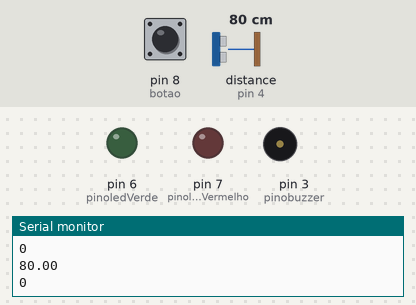
Recording of a sketch running on a simulated Arduino Uno, built with avr-gcc and run on an emulated ATmega328P. On the bench: output pins drawn as LEDs (lit = HIGH), buzzer (waves = sounding), the last lines printed to the serial monitor. The test bench sets the inputs (shaded band); at power-on: pin 8 (botao) LOW, distance to the obstacle (sensor on pin 4) 80 cm. The echo pulse lasts 58.3 µs per cm.

Above: at 1.2 s.
1.3 s: pin 8 (botao) pulled HIGH for 0.15 s
At 2.6 s:
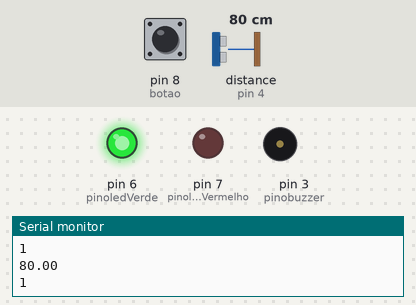
2.9 s: distance to the obstacle (sensor on pin 4) set to 10 cm
4.4 s: distance to the obstacle (sensor on pin 4) set to 7 cm
At 5.3 s:
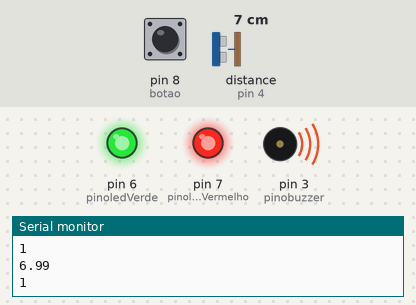
5.9 s: pin 8 (botao) pulled HIGH for 1 s
At 6.5 s:
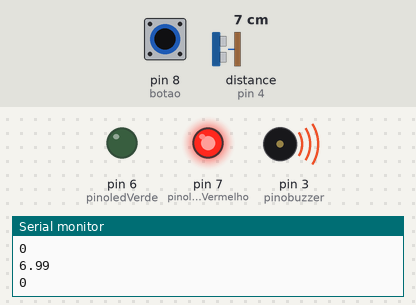
8.4 s: pin 8 (botao) pulled HIGH for 3.2 s
At 9.3 s:
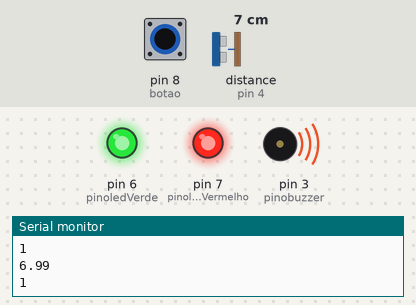
13.1 s: distance to the obstacle (sensor on pin 4) set to 9 cm
At 14.0 s:
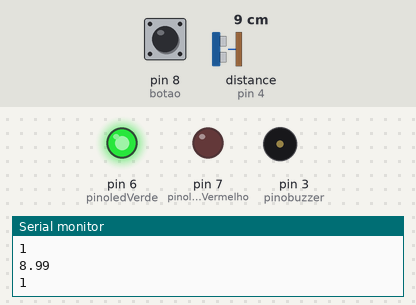
Timing chart, 0 to 15.6 s (numbered marks = the images above; inputs shaded):
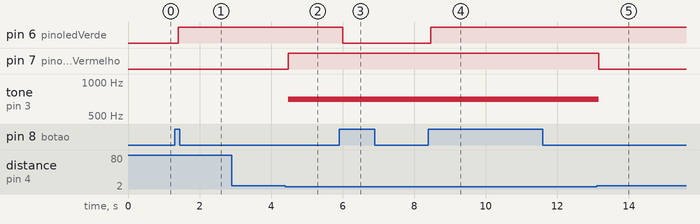

The sketch:

codigo_alarmeultrassonico.ino
```cpp
/* Projeto sugerido e elaborado pelos alunos em sala de aula
 * Desenvolvedores: Bruno Anken
                    Bruno de Paulo Giroto
                    Felipe Minatel
                    Luiz Eduardo Feraz Luz
                    Matheus Anatriello
 * Orientador: André Takeshi Endo
 * Criado em Outubro de 2015
 * UTFPR-CP
 * Calculo da distância pelo sensor Ultrassonico, e uso de LEDs e Buzzer para simular um alarme
*/


#include <Ultrasonic.h>//inclusão da biblioteca do sensor ultrassônico

#define pino_trigger 5 //Pino 5 envia o pulso para gerar o echo
#define pino_echo 4 //Pino 4 recebe o pulso do echo

Ultrasonic ultrasonic(pino_trigger, pino_echo);

int pinobuzzer = 3; //Pino 3 definido como o buzzer
int pinoledVerde = 6; //Pino 6 definido como o led verde
int pinoledVermelho = 7; //Pino 7 definido como o led vermelho
int botao = 8; //Pino 8 definido como o botao

int estadoBotao = 0; //Variável que controla o estado no botão
int var = 0;
int var2 = 0;


void setup()
{
    pinMode(pinobuzzer, OUTPUT); //Define os LEDs como saída
    pinMode(pinoledVermelho, OUTPUT);
    pinMode(pinoledVerde, OUTPUT);
    pinMode(botao, INPUT); //Define o botão como entrada
    Serial.begin(9600); //Inicia a porta serial
    var2 = 0; //Variáveis para controle do estado do botão
    var = 0;
}

void loop()
{
    float cmMsec, inMsec;
    long microsec = ultrasonic.timing();
    cmMsec = ultrasonic.convert(microsec, Ultrasonic::CM); //Faz a leitura do sensor ultrassônico
    var = digitalRead(botao); //Faz a leitura do botão
    Serial.println(cmMsec);
    Serial.println(estadoBotao);
    if ((var == HIGH) && (var2 == LOW))
    {
        estadoBotao = 1 - estadoBotao;
        delay(20);
    }
    var2 = var;


    if(estadoBotao== 1)
    {

        digitalWrite(pinoledVerde, HIGH);

        if (cmMsec<8.0) //Se a distância for menor que 8.0
        {
            tone(pinobuzzer,700); //Liga o buzzer
            digitalWrite(pinoledVermelho, HIGH); //Acende led vermelho
            delay(50);

        }
        if (cmMsec>8.0) //Se a distância for maior que 8.0
        {
            noTone(pinobuzzer); //Desliga o buzzer
            digitalWrite(pinoledVermelho, LOW); //Apaga led vermelho
            delay(50);

        }
    }
    else
    {
        digitalWrite(pinoledVerde, LOW); //Apaga led verde
    }
    delay(100);
}
```

Measured:
- the behaviour switches between 9 and 8 cm on distance to the obstacle (sensor on pin 4) (found by bisection; images 1 and 2)
- after the input at 1.3 s, pin 6 (pinoledVerde): LOW → HIGH after 0.10 s
- after the input at 4.4 s, pin 7 (pinoledVermelho): LOW → HIGH after 0.07 s; tone on pin 3 (pinobuzzer): silent → 700 Hz after 0.07 s
- after the input at 5.9 s, pin 6 (pinoledVerde): HIGH → LOW after 0.11 s
- after the input at 8.4 s, pin 6 (pinoledVerde): LOW → HIGH after 0.07 s
- after the input at 13.1 s, pin 7 (pinoledVermelho): HIGH → LOW after 0.06 s; tone on pin 3 (pinobuzzer): 700 Hz → silent after 0.06 s
